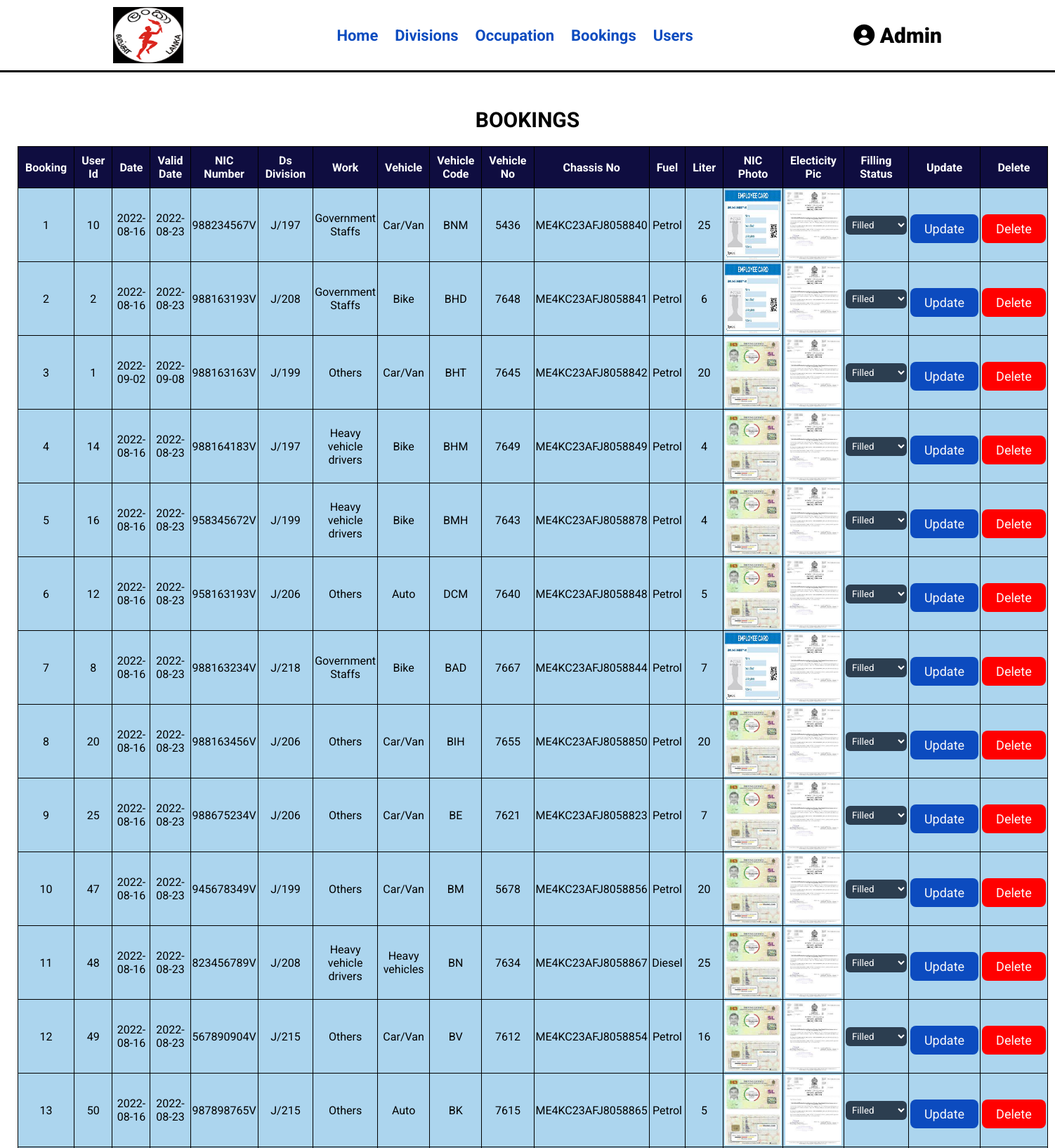
/admin/past_fillings.php (signed in, upper part), run on the app's committed database.
### tables this page shows
CREATE TABLE IF NOT EXISTS `bookings` (
  `b_id` int(11) NOT NULL AUTO_INCREMENT,
  `user_id` int(11) NOT NULL,
  `user_name` varchar(100) NOT NULL,
  `address` varchar(40) NOT NULL,
  `date` date DEFAULT NULL,
  `valid_date` date DEFAULT NULL,
  `phone_no` varchar(10) NOT NULL,
  `nic_no` varchar(12) NOT NULL,
  `ds_division` varchar(10) NOT NULL,
  `group_value` varchar(2) NOT NULL,
  `work_type` varchar(100) NOT NULL,
  `selected_vehicle` varchar(20) NOT NULL,
  `v_code` varchar(10) NOT NULL,
  `v_num` int(11) NOT NULL,
  `chassis_No` varchar(50) NOT NULL,
  `fuel_type` varchar(10) NOT NULL,
  `liter` float NOT NULL,
  `nic_photo` varchar(200) NOT NULL,
  `electricity_bill_photo` varchar(200) NOT NULL,
  `filling_status` varchar(15) NOT NULL DEFAULT 'Not Filled',
  `token_no` int(11) DEFAULT NULL,
  PRIMARY KEY (`b_id`)
);

### admin/past_fillings.php (the view, shortened to what this page needs)
<?php
include '../connection.php';
?>
<!DOCTYPE html>
<html lang="en">
<head>
   <link rel="stylesheet" href="https://cdnjs.cloudflare.com/ajax/libs/font-awesome/6.0.0/css/all.min.css">
   <link rel="stylesheet" href="../css/admin_style3.css">
</head>
<body>
<?php include 'admin_header.php'; ?>
<section class="orders">
   <h1 class="title">Bookings</h1>
   <table>
      <tr>
         <th>Booking</th>
         <th>User Id</th>
         <th>Date</th>
         <th>Valid Date</th>
         <th>NIC Number</th>
         <th>Ds Division</th>
         <th>Work</th>
         <th>Vehicle</th>
         <th>Vehicle Code</th>
         <th>Vehicle No</th>
         <th>Chassis No</th>
         <th>Fuel</th>
         <th>Liter</th>
         <th>NIC Photo</th>
         <th>Electicity Pic</th>
         <th>Filling Status</th>
         <th>Update</th>
         <th>Delete</th>
      </tr>
      <?php
      $select_date = mysqli_query($conn, "SELECT distribution_date FROM `petrol_distribution` ORDER BY distribution_date DESC LIMIT 1") or die('query failed');
        if(mysqli_num_rows($select_date) > 0){
          while($fetch_date = mysqli_fetch_assoc($select_date)){
            $date=$fetch_date['distribution_date'];
      $select_bookings = mysqli_query($conn, "SELECT * FROM `bookings` Where date < '$date' ORDER BY filling_status DESC") or die('query failed');
      if(mysqli_num_rows($select_bookings) > 0){
         while($fetch_details = mysqli_fetch_assoc($select_bookings)){
      ?>
      <tr>
         <td><?php echo $fetch_details['b_id']; ?></td>
         <td><?php echo $fetch_details['user_id']; ?></td>
         <td><?php echo $fetch_details['date']; ?></td>
         <td><?php echo $fetch_details['valid_date']; ?></td>
         <td><?php echo $fetch_details['nic_no']; ?></td>
         <td><?php echo $fetch_details['ds_division']; ?></td>
         <td><?php echo $fetch_details['work_type']; ?></td>
         <td><?php echo $fetch_details['selected_vehicle']; ?></td>
         <td><?php echo $fetch_details['v_code']; ?></td>
         <td><?php echo $fetch_details['v_num']; ?></td>
         <td><?php echo $fetch_details['chassis_No']; ?></td>
         <td><?php echo $fetch_details['fuel_type']; ?></td>
         <td><?php echo $fetch_details['liter']; ?></td>
         <td><img src="../images/<?php echo $fetch_details['nic_photo']; ?>" alt="" height="100" width="80"></td>
         <td><img src="../images/<?php echo $fetch_details['electricity_bill_photo']; ?>" alt="" height="100" width="80"></td>
         <td><form action="" method="post">
            <select class="selecting" name="update_status">
            <option value="<?php echo $fetch_details['filling_status']; ?>" hidden><?php echo $fetch_details['filling_status']; ?></option>
            </select>
         </td>
         <td><input type="submit" value="Update"  name="update_details" class="option-btn"> </td>
         <td> <a href="manage_fillings.php?delete=<?php echo  $fetch_details['b_id']; ?>" onclick="return confirm('delete this order?');" class="delete-btn">Delete</a> </td>
      </tr>
      <?php
         }
      }
   }
      }else{
         echo '<p class="empty">no orders placed yet!</p>';
      }
      ?>
   </table>
</section>
</body>
</html>

### css/admin_style3.css (style rules this page uses)
* { font-family: 'Roboto'; margin:0; padding:0; box-sizing: border-box; outline: none; border:none; text-decoration: none; transition:all .2s linear; }
body { background-color: #ffffff; }
section { padding:30px 25px; }
.title { text-align: center; margin:20px; text-transform: uppercase; color:#000000; font-size: 30px; }
.btn, .option-btn, .delete-btn, .white-btn { display: inline-block; margin-top: 10px; padding:10px 20px; cursor: pointer; color:#fafafa; font-size: 18px; border-radius: 8px; text-transform: capitalize; }
.option-btn { background-color:#0c4bbf; }
.delete-btn { background-color: #ff0000; }
h1 { color:#ffffff; }
table { width:60%; margin:auto; }
table, tr ,th, td { border:1px solid #000000; border-collapse: collapse; text-align: center; padding:2px; }
table th { background-color:#0f0d40; color:white; text-align: center; }
table tr td, input[type="text"], input[type="number"] { background-color: #acd5ee; text-align: center; }
.orders .selecting { background-color: #2c3e50; color:#ffffff ; padding: 5px; border-radius: 6px; }
.box-container table tr td, th { padding:10px; }

### data on the page
bookings: b_id "1", user "10", date "2022-08-16", valid_date "2022-08-23", nic_no "988234567V", ds_division "J/197", work_type "Government Staffs", selected_vehicle "Car/Van", v_code "BNM", v_num "5436", chassis_No "ME4KC23AFJ8058840", fuel_type "Petrol", liter "25", nic_photo (picture), electricity_bill_photo (picture), update_status "Filled"
bookings: b_id "2", user "2", date "2022-08-16", valid_date "2022-08-23", nic_no "988163193V", ds_division "J/208", work_type "Government Staffs", selected_vehicle "Bike", v_code "BHD", v_num "7648", chassis_No "ME4KC23AFJ8058841", fuel_type "Petrol", liter "6", nic_photo (picture), electricity_bill_photo (picture), update_status "Filled"
bookings: b_id "3", user "1", date "2022-09-02", valid_date "2022-09-08", nic_no "988163163V", ds_division "J/199", work_type "Others", selected_vehicle "Car/Van", v_code "BHT", v_num "7645", chassis_No "ME4KC23AFJ8058842", fuel_type "Petrol", liter "20", nic_photo (picture), electricity_bill_photo (picture), update_status "Filled"
bookings: b_id "4", user "14", date "2022-08-16", valid_date "2022-08-23", nic_no "988164183V", ds_division "J/197", work_type "Heavy vehicle drivers", selected_vehicle "Bike", v_code "BHM", v_num "7649", chassis_No "ME4KC23AFJ8058849", fuel_type "Petrol", liter "4", nic_photo (picture), electricity_bill_photo (picture), update_status "Filled"
bookings: b_id "5", user "16", date "2022-08-16", valid_date "2022-08-23", nic_no "958345672V", ds_division "J/199", work_type "Heavy vehicle drivers", selected_vehicle "Bike", v_code "BMH", v_num "7643", chassis_No "ME4KC23AFJ8058878", fuel_type "Petrol", liter "4", nic_photo (picture), electricity_bill_photo (picture), update_status "Filled"
bookings: b_id "6", user "12", date "2022-08-16", valid_date "2022-08-23", nic_no "958163193V", ds_division "J/206", work_type "Others", selected_vehicle "Auto", v_code "DCM", v_num "7640", chassis_No "ME4KC23AFJ8058848", fuel_type "Petrol", liter "5", nic_photo (picture), electricity_bill_photo (picture), update_status "Filled"
bookings: b_id "7", user "8", date "2022-08-16", valid_date "2022-08-23", nic_no "988163234V", ds_division "J/218", work_type "Government Staffs", selected_vehicle "Bike", v_code "BAD", v_num "7667", chassis_No "ME4KC23AFJ8058844", fuel_type "Petrol", liter "7", nic_photo (picture), electricity_bill_photo (picture), update_status "Filled"
bookings: b_id "8", user "20", date "2022-08-16", valid_date "2022-08-23", nic_no "988163456V", ds_division "J/206", work_type "Others", selected_vehicle "Car/Van", v_code "BIH", v_num "7655", chassis_No "ME4KC23AFJ8058850", fuel_type "Petrol", liter "20", nic_photo (picture), electricity_bill_photo (picture), update_status "Filled"
bookings: b_id "9", user "25", date "2022-08-16", valid_date "2022-08-23", nic_no "988675234V", ds_division "J/206", work_type "Others", selected_vehicle "Car/Van", v_code "BE", v_num "7621", chassis_No "ME4KC23AFJ8058823", fuel_type "Petrol", liter "7", nic_photo (picture), electricity_bill_photo (picture), update_status "Filled"
bookings: b_id "10", user "47", date "2022-08-16", valid_date "2022-08-23", nic_no "945678349V", ds_division "J/199", work_type "Others", selected_vehicle "Car/Van", v_code "BM", v_num "5678", chassis_No "ME4KC23AFJ8058856", fuel_type "Petrol", liter "20", nic_photo (picture), electricity_bill_photo (picture), update_status "Filled"
bookings: b_id "11", user "48", date "2022-08-16", valid_date "2022-08-23", nic_no "823456789V", ds_division "J/208", work_type "Heavy vehicle drivers", selected_vehicle "Heavy vehicles", v_code "BN", v_num "7634", chassis_No "ME4KC23AFJ8058867", fuel_type "Diesel", liter "25", nic_photo (picture), electricity_bill_photo (picture), update_status "Filled"
bookings: b_id "12", user "49", date "2022-08-16", valid_date "2022-08-23", nic_no "567890904V", ds_division "J/215", work_type "Others", selected_vehicle "Car/Van", v_code "BV", v_num "7612", chassis_No "ME4KC23AFJ8058854", fuel_type "Petrol", liter "16", nic_photo (picture), electricity_bill_photo (picture), update_status "Filled"
bookings: b_id "13", user "50", date "2022-08-16", valid_date "2022-08-23", nic_no "987898765V", ds_division "J/215", work_type "Others", selected_vehicle "Auto", v_code "BK", v_num "7615", chassis_No "ME4KC23AFJ8058865", fuel_type "Petrol", liter "5", nic_photo (picture), electricity_bill_photo (picture), update_status "Filled"

### other printed values
$_SESSION['admin_name'] "Admin"
